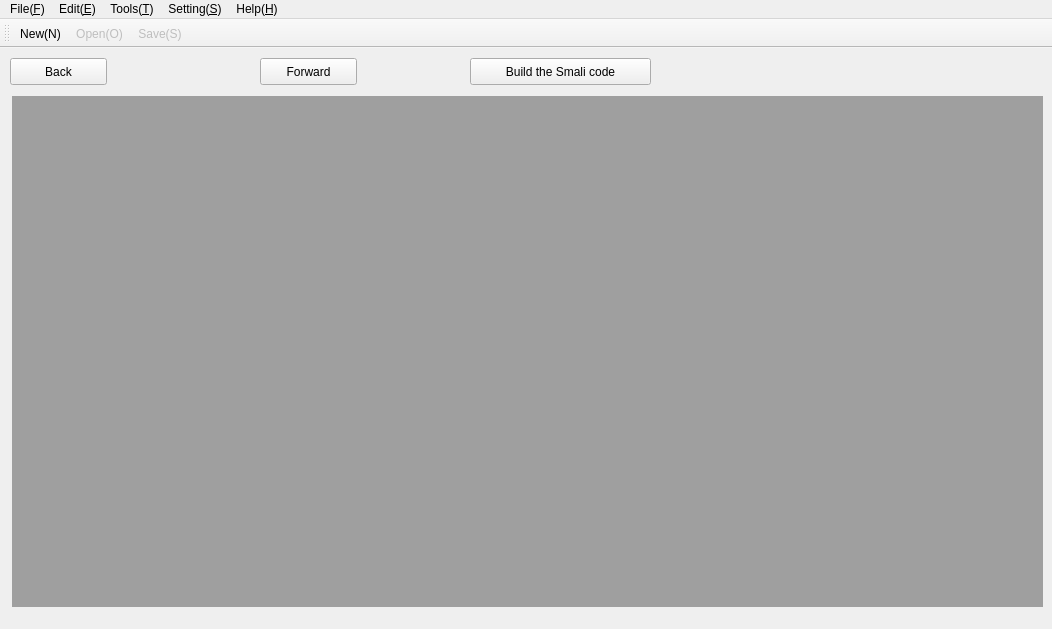
<?xml version="1.0" encoding="UTF-8"?>
<ui version="4.0">
 <class>mainWindow</class>
 <widget class="QMainWindow" name="mainWindow">
  <property name="geometry">
   <rect>
    <x>0</x>
    <y>0</y>
    <width>1052</width>
    <height>629</height>
   </rect>
  </property>
  <property name="sizePolicy">
   <sizepolicy hsizetype="Minimum" vsizetype="Minimum">
    <horstretch>0</horstretch>
    <verstretch>0</verstretch>
   </sizepolicy>
  </property>
  <property name="minimumSize">
   <size>
    <width>100</width>
    <height>100</height>
   </size>
  </property>
  <property name="windowTitle">
   <string>APKinspector</string>
  </property>
  <property name="windowIcon">
   <iconset resource="../src/images/mainwindow.qrc">
    <normaloff>:/src/images/logo2.png</normaloff>
    <normalon>:/src/images/logo2.png</normalon>
    <activeoff>:/src/images/logo2.png</activeoff>
    <activeon>:/src/images/logo2.png</activeon>
    <selectedoff>:/src/images/logo2.png</selectedoff>
    <selectedon>:/src/images/logo2.png</selectedon>:/src/images/logo2.png</iconset>
  </property>
  <property name="locale">
   <locale language="Chinese" country="China"/>
  </property>
  <property name="iconSize">
   <size>
    <width>24</width>
    <height>24</height>
   </size>
  </property>
  <widget class="QWidget" name="centralWidget">
   <widget class="QMdiArea" name="mdiArea">
    <property name="geometry">
     <rect>
      <x>12</x>
      <y>48</y>
      <width>1031</width>
      <height>511</height>
     </rect>
    </property>
    <widget class="QWidget" name="win1">
     <property name="sizePolicy">
      <sizepolicy hsizetype="MinimumExpanding" vsizetype="MinimumExpanding">
       <horstretch>0</horstretch>
       <verstretch>0</verstretch>
      </sizepolicy>
     </property>
     <property name="minimumSize">
      <size>
       <width>720</width>
       <height>524</height>
      </size>
     </property>
     <property name="windowTitle">
      <string>MainView</string>
     </property>
     <layout class="QGridLayout" name="gridLayout_1">
      <item row="0" column="0">
       <widget class="QTabWidget" name="tabWidget">
        <property name="currentIndex">
         <number>1</number>
        </property>
        <property name="documentMode">
         <bool>false</bool>
        </property>
        <widget class="QWidget" name="tab_cfg">
         <attribute name="title">
          <string>CFG</string>
         </attribute>
         <layout class="QGridLayout" name="gridLayout_11"/>
        </widget>
        <widget class="QWidget" name="tab_dalvik">
         <property name="sizePolicy">
          <sizepolicy hsizetype="Preferred" vsizetype="Preferred">
           <horstretch>0</horstretch>
           <verstretch>0</verstretch>
          </sizepolicy>
         </property>
         <attribute name="title">
          <string>Dalvik</string>
         </attribute>
         <layout class="QGridLayout" name="gridLayout_12"/>
        </widget>
        <widget class="QWidget" name="tab_bytecode">
         <attribute name="title">
          <string>ByteCode</string>
         </attribute>
         <layout class="QGridLayout" name="gridLayout_13"/>
        </widget>
        <widget class="QWidget" name="tab_smali">
         <attribute name="title">
          <string>Smali</string>
         </attribute>
         <layout class="QGridLayout" name="gridLayout_14"/>
        </widget>
        <widget class="QWidget" name="tab_java">
         <attribute name="title">
          <string>Java</string>
         </attribute>
         <layout class="QGridLayout" name="gridLayout_15">
          <item row="0" column="0">
           <widget class="QPlainTextEdit" name="plainTextEdit_java"/>
          </item>
         </layout>
        </widget>
        <widget class="QWidget" name="tab_callinout">
         <attribute name="title">
          <string>Call in/out</string>
         </attribute>
         <layout class="QGridLayout" name="gridLayout_16">
          <item row="0" column="0">
           <widget class="QTextEdit" name="textEdit_call"/>
          </item>
         </layout>
        </widget>
        <widget class="QWidget" name="tab_permission">
         <attribute name="title">
          <string>Permission</string>
         </attribute>
         <layout class="QGridLayout" name="gridLayout_17">
          <item row="0" column="0">
           <widget class="QTextEdit" name="textEdit_permission"/>
          </item>
         </layout>
        </widget>
        <widget class="QWidget" name="tab_manifest">
         <attribute name="title">
          <string>AndroidManifest.xml</string>
         </attribute>
         <layout class="QGridLayout" name="gridLayout_18">
          <item row="0" column="0">
           <widget class="QTextBrowser" name="textBrowser"/>
          </item>
         </layout>
        </widget>
       </widget>
      </item>
     </layout>
    </widget>
    <widget class="QWidget" name="win2">
     <property name="sizePolicy">
      <sizepolicy hsizetype="MinimumExpanding" vsizetype="MinimumExpanding">
       <horstretch>0</horstretch>
       <verstretch>0</verstretch>
      </sizepolicy>
     </property>
     <property name="minimumSize">
      <size>
       <width>298</width>
       <height>524</height>
      </size>
     </property>
     <property name="maximumSize">
      <size>
       <width>16777215</width>
       <height>16777215</height>
      </size>
     </property>
     <property name="windowTitle">
      <string>SideView</string>
     </property>
     <layout class="QGridLayout" name="gridLayout_2">
      <item row="0" column="0">
       <layout class="QGridLayout" name="gridLayout_21">
        <item row="1" column="0">
         <layout class="QGridLayout" name="gridLayout_211">
          <item row="0" column="0" colspan="2">
           <widget class="QLineEdit" name="lineEdit">
            <property name="text">
             <string>Please input the strings</string>
            </property>
           </widget>
          </item>
          <item row="1" column="0">
           <widget class="QRadioButton" name="radioButton_filter">
            <property name="text">
             <string>Filter</string>
            </property>
           </widget>
          </item>
          <item row="1" column="1">
           <widget class="QRadioButton" name="radioButton_search">
            <property name="text">
             <string>Search</string>
            </property>
           </widget>
          </item>
          <item row="2" column="0">
           <widget class="QPushButton" name="pushButton">
            <property name="sizePolicy">
             <sizepolicy hsizetype="Fixed" vsizetype="Fixed">
              <horstretch>0</horstretch>
              <verstretch>0</verstretch>
             </sizepolicy>
            </property>
            <property name="minimumSize">
             <size>
              <width>100</width>
              <height>0</height>
             </size>
            </property>
            <property name="text">
             <string>OK</string>
            </property>
           </widget>
          </item>
         </layout>
        </item>
        <item row="0" column="0">
         <widget class="QTabWidget" name="tabWidget_2">
          <property name="sizePolicy">
           <sizepolicy hsizetype="Preferred" vsizetype="Preferred">
            <horstretch>0</horstretch>
            <verstretch>0</verstretch>
           </sizepolicy>
          </property>
          <property name="minimumSize">
           <size>
            <width>0</width>
            <height>0</height>
           </size>
          </property>
          <property name="currentIndex">
           <number>3</number>
          </property>
          <widget class="QWidget" name="tab_file">
           <attribute name="title">
            <string>Files</string>
           </attribute>
           <layout class="QGridLayout" name="gridLayout_2121">
            <item row="0" column="1">
             <widget class="QTreeWidget" name="treeWidget_files">
              <attribute name="headerVisible">
               <bool>false</bool>
              </attribute>
              <column>
               <property name="text">
                <string notr="true">1</string>
               </property>
              </column>
             </widget>
            </item>
           </layout>
          </widget>
          <widget class="QWidget" name="tab_strings">
           <attribute name="title">
            <string>Strings</string>
           </attribute>
           <layout class="QGridLayout" name="gridLayout_2122">
            <item row="0" column="0">
             <widget class="QListWidget" name="listWidget_strings">
              <property name="editTriggers">
               <set>QAbstractItemView::DoubleClicked|QAbstractItemView::EditKeyPressed</set>
              </property>
              <property name="movement">
               <enum>QListView::Static</enum>
              </property>
              <property name="isWrapping" stdset="0">
               <bool>false</bool>
              </property>
              <property name="resizeMode">
               <enum>QListView::Fixed</enum>
              </property>
              <property name="layoutMode">
               <enum>QListView::SinglePass</enum>
              </property>
             </widget>
            </item>
           </layout>
          </widget>
          <widget class="QWidget" name="tab_classes">
           <attribute name="title">
            <string>Classes</string>
           </attribute>
           <layout class="QGridLayout" name="gridLayout_2123">
            <item row="0" column="0">
             <widget class="QListWidget" name="listWidget_classes"/>
            </item>
           </layout>
          </widget>
          <widget class="QWidget" name="tab_methods">
           <attribute name="title">
            <string>Methods</string>
           </attribute>
           <layout class="QGridLayout" name="gridLayout_2124">
            <item row="0" column="0">
             <widget class="QTreeWidget" name="treeWidget_methods">
              <property name="styleSheet">
               <string notr="true"/>
              </property>
              <property name="verticalScrollBarPolicy">
               <enum>Qt::ScrollBarAsNeeded</enum>
              </property>
              <property name="horizontalScrollBarPolicy">
               <enum>Qt::ScrollBarAsNeeded</enum>
              </property>
              <property name="autoScrollMargin">
               <number>16</number>
              </property>
              <property name="editTriggers">
               <set>QAbstractItemView::CurrentChanged|QAbstractItemView::DoubleClicked|QAbstractItemView::EditKeyPressed|QAbstractItemView::SelectedClicked</set>
              </property>
              <property name="verticalScrollMode">
               <enum>QAbstractItemView::ScrollPerPixel</enum>
              </property>
              <property name="horizontalScrollMode">
               <enum>QAbstractItemView::ScrollPerPixel</enum>
              </property>
              <property name="rootIsDecorated">
               <bool>true</bool>
              </property>
              <property name="uniformRowHeights">
               <bool>false</bool>
              </property>
              <property name="animated">
               <bool>false</bool>
              </property>
              <property name="headerHidden">
               <bool>true</bool>
              </property>
              <attribute name="headerCascadingSectionResizes">
               <bool>true</bool>
              </attribute>
              <attribute name="headerHighlightSections">
               <bool>false</bool>
              </attribute>
              <column>
               <property name="text">
                <string notr="true">1</string>
               </property>
              </column>
             </widget>
            </item>
           </layout>
          </widget>
          <widget class="QWidget" name="tab_apkinfo">
           <attribute name="title">
            <string>APKInfo</string>
           </attribute>
           <layout class="QGridLayout" name="gridLayout_3">
            <item row="0" column="0">
             <widget class="QTableWidget" name="tableWidget_apkinfo">
              <attribute name="horizontalHeaderVisible">
               <bool>false</bool>
              </attribute>
              <attribute name="horizontalHeaderCascadingSectionResizes">
               <bool>true</bool>
              </attribute>
              <attribute name="horizontalHeaderStretchLastSection">
               <bool>true</bool>
              </attribute>
              <attribute name="verticalHeaderCascadingSectionResizes">
               <bool>true</bool>
              </attribute>
              <attribute name="verticalHeaderStretchLastSection">
               <bool>false</bool>
              </attribute>
              <row>
               <property name="text">
                <string>filename</string>
               </property>
              </row>
              <row>
               <property name="text">
                <string>version code</string>
               </property>
              </row>
              <row>
               <property name="text">
                <string>version name</string>
               </property>
              </row>
              <row>
               <property name="text">
                <string>packages</string>
               </property>
              </row>
              <row>
               <property name="text">
                <string>receivers</string>
               </property>
              </row>
              <row>
               <property name="text">
                <string>services</string>
               </property>
              </row>
              <row>
               <property name="text">
                <string>permissions</string>
               </property>
              </row>
              <column>
               <property name="text">
                <string>info</string>
               </property>
              </column>
             </widget>
            </item>
           </layout>
          </widget>
         </widget>
        </item>
       </layout>
      </item>
     </layout>
    </widget>
   </widget>
   <widget class="QPushButton" name="back">
    <property name="geometry">
     <rect>
      <x>10</x>
      <y>10</y>
      <width>97</width>
      <height>27</height>
     </rect>
    </property>
    <property name="styleSheet">
     <string notr="true"/>
    </property>
    <property name="text">
     <string>Back</string>
    </property>
   </widget>
   <widget class="QPushButton" name="forward">
    <property name="geometry">
     <rect>
      <x>260</x>
      <y>10</y>
      <width>97</width>
      <height>27</height>
     </rect>
    </property>
    <property name="text">
     <string>Forward</string>
    </property>
   </widget>
   <widget class="QPushButton" name="make">
    <property name="geometry">
     <rect>
      <x>470</x>
      <y>10</y>
      <width>181</width>
      <height>27</height>
     </rect>
    </property>
    <property name="text">
     <string>Build the Smali code</string>
    </property>
   </widget>
  </widget>
  <widget class="QMenuBar" name="menuBar">
   <property name="geometry">
    <rect>
     <x>0</x>
     <y>0</y>
     <width>1052</width>
     <height>25</height>
    </rect>
   </property>
   <widget class="QMenu" name="menuFile">
    <property name="title">
     <string>File(&amp;F)</string>
    </property>
    <addaction name="actNew"/>
    <addaction name="actOpen"/>
    <addaction name="actClose"/>
    <addaction name="separator"/>
    <addaction name="actSave"/>
    <addaction name="actASave"/>
    <addaction name="separator"/>
    <addaction name="actQuit"/>
   </widget>
   <widget class="QMenu" name="menuEdit_E">
    <property name="title">
     <string>Edit(&amp;E)</string>
    </property>
    <addaction name="actUndo"/>
    <addaction name="actCut"/>
    <addaction name="actCopy"/>
    <addaction name="actPast"/>
    <addaction name="actAll"/>
   </widget>
   <widget class="QMenu" name="menuTool_T">
    <property name="title">
     <string>Tools(&amp;T)</string>
    </property>
    <addaction name="actFind"/>
    <addaction name="actCall_in_out"/>
   </widget>
   <widget class="QMenu" name="menuHelp_H">
    <property name="title">
     <string>Help(&amp;H)</string>
    </property>
    <addaction name="About"/>
   </widget>
   <widget class="QMenu" name="menuSettings_S">
    <property name="title">
     <string>Setting(&amp;S)</string>
    </property>
    <addaction name="actConfiguration"/>
   </widget>
   <addaction name="menuFile"/>
   <addaction name="menuEdit_E"/>
   <addaction name="menuTool_T"/>
   <addaction name="menuSettings_S"/>
   <addaction name="menuHelp_H"/>
  </widget>
  <widget class="QToolBar" name="toolBar">
   <property name="windowTitle">
    <string>toolBar</string>
   </property>
   <property name="iconSize">
    <size>
     <width>20</width>
     <height>20</height>
    </size>
   </property>
   <attribute name="toolBarArea">
    <enum>TopToolBarArea</enum>
   </attribute>
   <attribute name="toolBarBreak">
    <bool>false</bool>
   </attribute>
   <addaction name="actNew"/>
   <addaction name="actOpen"/>
   <addaction name="actSave"/>
  </widget>
  <action name="actNew">
   <property name="icon">
    <iconset resource="../src/images/mainwindow.qrc">
     <normaloff>:/src/images/new.png</normaloff>:/src/images/new.png</iconset>
   </property>
   <property name="text">
    <string>New(&amp;N)</string>
   </property>
   <property name="shortcut">
    <string>Ctrl+N</string>
   </property>
  </action>
  <action name="actOpen">
   <property name="enabled">
    <bool>false</bool>
   </property>
   <property name="icon">
    <iconset resource="../src/images/mainwindow.qrc">
     <normaloff>:/src/images/open.png</normaloff>:/src/images/open.png</iconset>
   </property>
   <property name="text">
    <string>Open(&amp;O)</string>
   </property>
  </action>
  <action name="actClose">
   <property name="enabled">
    <bool>false</bool>
   </property>
   <property name="text">
    <string>Close(&amp;C)</string>
   </property>
  </action>
  <action name="actSave">
   <property name="enabled">
    <bool>false</bool>
   </property>
   <property name="icon">
    <iconset resource="../src/images/mainwindow.qrc">
     <normaloff>:/src/images/save.png</normaloff>:/src/images/save.png</iconset>
   </property>
   <property name="text">
    <string>Save(&amp;S)</string>
   </property>
  </action>
  <action name="actASave">
   <property name="enabled">
    <bool>false</bool>
   </property>
   <property name="text">
    <string>Save as(&amp;A)</string>
   </property>
  </action>
  <action name="actQuit">
   <property name="text">
    <string>Quit(&amp;X)</string>
   </property>
  </action>
  <action name="actUndo">
   <property name="text">
    <string>Undo(&amp;U)</string>
   </property>
  </action>
  <action name="actCut">
   <property name="text">
    <string>Cut(&amp;T)</string>
   </property>
  </action>
  <action name="actCopy">
   <property name="text">
    <string>Copy(&amp;C)</string>
   </property>
  </action>
  <action name="actPast">
   <property name="text">
    <string>Past(&amp;P)</string>
   </property>
  </action>
  <action name="actAll">
   <property name="text">
    <string>All(&amp;A)</string>
   </property>
  </action>
  <action name="actFind">
   <property name="text">
    <string>Find(&amp;F)</string>
   </property>
   <property name="shortcut">
    <string>Ctrl+F</string>
   </property>
  </action>
  <action name="About">
   <property name="text">
    <string>About</string>
   </property>
  </action>
  <action name="actCall_in_out">
   <property name="text">
    <string>Call in/out</string>
   </property>
  </action>
  <action name="actConfiguration">
   <property name="text">
    <string>Configuration</string>
   </property>
  </action>
  <action name="actBack">
   <property name="text">
    <string>back</string>
   </property>
  </action>
 </widget>
 <resources>
  <include location="../src/images/mainwindow.qrc"/>
 </resources>
 <connections/>
</ui>
